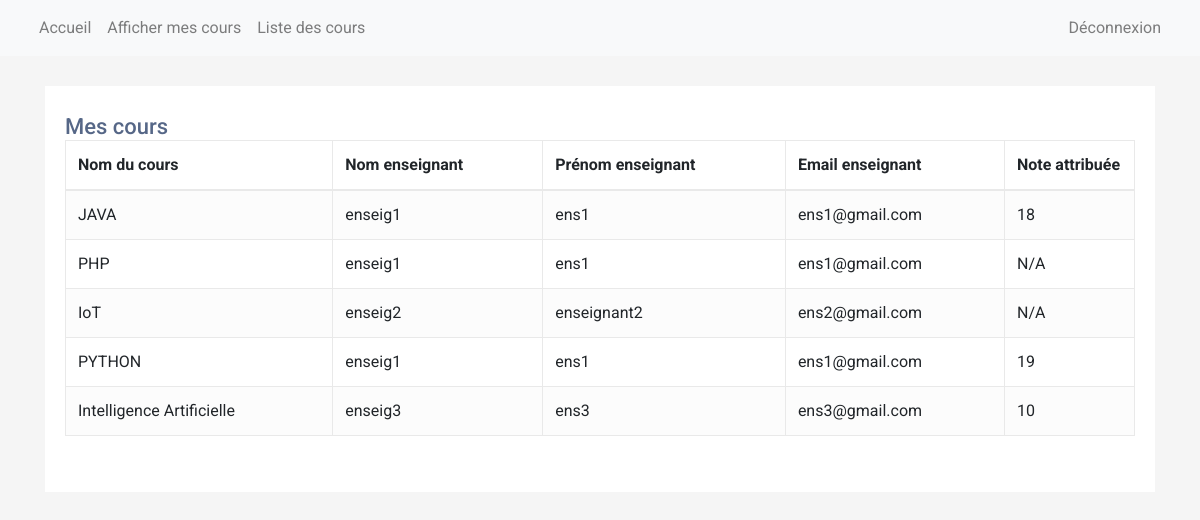
/miniprojet/afficherMescours.php (signed in), run on the app's committed database.
### tables this page shows
CREATE TABLE `examen` (
  `id_etudiant` int NOT NULL,
  `id_cours` int NOT NULL,
  `note` int DEFAULT NULL
);

CREATE TABLE `cours` (
  `id_cours` int NOT NULL,
  `nom_cours` varchar(100) DEFAULT NULL,
  `id_utilisateur` int DEFAULT NULL
);

CREATE TABLE `utilisateur` (
  `id_utilisateur` int NOT NULL,
  `nom` varchar(100) DEFAULT NULL,
  `prenom` varchar(100) DEFAULT NULL,
  `email` varchar(100) DEFAULT NULL,
  `mot_de_passe` varchar(100) DEFAULT NULL,
  `Role` int DEFAULT NULL
);

### miniprojet/afficherMescours.php (the view, shortened to what this page needs)
<!DOCTYPE html>
<html lang="en">
<head>
    <link rel="stylesheet" href="https://stackpath.bootstrapcdn.com/bootstrap/4.5.0/css/bootstrap.min.css">
    <link rel="stylesheet" href="https://maxcdn.bootstrapcdn.com/font-awesome/4.7.0/css/font-awesome.min.css">
<header>
<nav class="navbar navbar-expand-lg navbar-light bg-light">
<div class="container-fluid">
<div class="collapse navbar-collapse" id="navbarNav">
<ul class="navbar-nav">
    <li class="nav-item">
        <a class="nav-link <?php echo ($current_page == 'accueil') ? 'active' : ''; ?>" href="bienvenue_ens.php">Accueil</a>
    </li>
    <li class="nav-item">
        <a class="nav-link <?php echo ($current_page == 'mescours') ? 'active' : ''; ?>" href="afficherMescours.php">Afficher mes cours</a>
    </li>
    <li class="nav-item">
        <a class="nav-link <?php echo ($current_page == 'listecours') ? 'active' : ''; ?>" href="Accueil_etudiant.php">Liste des cours</a>
    </li>
</ul>
<ul class="navbar-nav ml-auto">
    <li class="nav-item">
        <a class="nav-link"><?php echo $user['email']; ?></a>
    </li>
    <li class="nav-item">
        <a class="nav-link" href="deconnexion.php">Déconnexion</a>
    </li>
</ul>
</div>
</div>
</nav>
</header>
<div class="container-xl">
        <div class="table-responsive">
            <div class="table-wrapper">
                <div class="table-title">
                    <h2>Mes cours</h2>
                    <table class="table table-striped table-hover table-bordered">
                        <thead>
                            <tr>
                                <th>Nom du cours</th>
                                <th>Nom enseignant</th>
                                <th>Prénom enseignant</th>
                                <th>Email enseignant</th>
                                <th>Note attribuée</th>
                            </tr>
                        </thead>
                        <tbody>
                            <?php
                            $pdo = connect();
                            $studentId = $_SESSION['id_utilisateur'];
                            $query = "SELECT c.nom_cours, u.nom, u.prenom, u.email, e.note
                                      FROM cours c
                                      INNER JOIN assister a ON c.id_cours = a.id_cours
                                      INNER JOIN utilisateur u ON c.id_utilisateur = u.id_utilisateur
                                      LEFT JOIN examen e ON c.id_cours = e.id_cours AND a.id_etudiant = e.id_etudiant
                                      WHERE a.id_etudiant = :studentId";
                            $stmt = $pdo->prepare($query);
                            $stmt->bindParam(':studentId', $studentId, PDO::PARAM_INT);
                            $stmt->execute();
                            while ($row = $stmt->fetch(PDO::FETCH_ASSOC)) {
                                echo "<tr>";
                                echo "<td>" . $row['nom_cours'] . "</td>";
                                echo "<td>" . $row['nom'] . "</td>";
                                echo "<td>" . $row['prenom'] . "</td>";
                                echo "<td>" . $row['email'] . "</td>";
                                echo "<td>" . ($row['note'] ?? "N/A") . "</td>";
                                echo "</tr>";
                            }
                            ?>
                        </tbody>
                    </table>
                </div>
            </div>
        </div>
    </div>
</body>
</html>

### miniprojet/afficherMescours.php (style rules this page uses)
.table-responsive { margin: 30px 0; }
.table-wrapper { min-width: 1000px; background: #fff; padding: 20px; box-shadow: 0 1px 1px rgba(0,0,0,.05); }
.table-title { padding-bottom: 10px; margin: 0 0 10px; min-width: 100%; }
.table-title h2 { margin: 8px 0 0; font-size: 22px; }
table.table tr th, table.table tr td { border-color: #e9e9e9; }
table.table-striped tbody tr:nth-of-type(odd) { background-color: #fcfcfc; }
table.table td:last-child { width: 130px; }

### data on the page
examen: id_cours.nom_cours "JAVA", utilisateur.nom "enseig1", utilisateur.prenom "ens1", utilisateur.email "ens1@gmail.com", note "18"
cours: nom_cours "PHP", id_utilisateur.nom "enseig1", id_utilisateur.prenom "ens1", id_utilisateur.email "ens1@gmail.com", note "N/A"
cours: nom_cours "IoT", id_utilisateur.nom "enseig2", id_utilisateur.prenom "enseignant2", id_utilisateur.email "ens2@gmail.com", note "N/A"
examen: id_cours.nom_cours "PYTHON", utilisateur.nom "enseig1", utilisateur.prenom "ens1", utilisateur.email "ens1@gmail.com", note "19"
examen: id_cours.nom_cours "Intelligence Artificielle", utilisateur.nom "enseig3", utilisateur.prenom "ens3", utilisateur.email "ens3@gmail.com", note "10"
